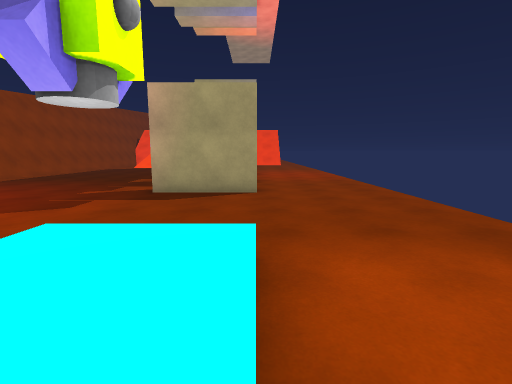
[1] (above)

20 first-person views from a walk through a Unity game level. The camera is 1.5 m above the floor, tilts 8° down and sees 85° across. The floor is counted in squares, 1 m on a side. Each view is taken from the middle of a square. On the plan, view 1 faces up. The plan holds only what a view shows up to about 14 squares ahead; the rest is blank. The place goes on beyond the plan.

[2]
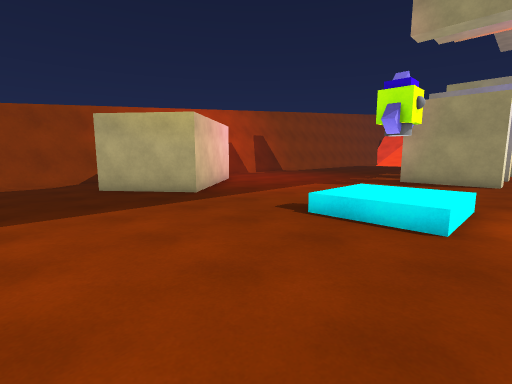

[3]
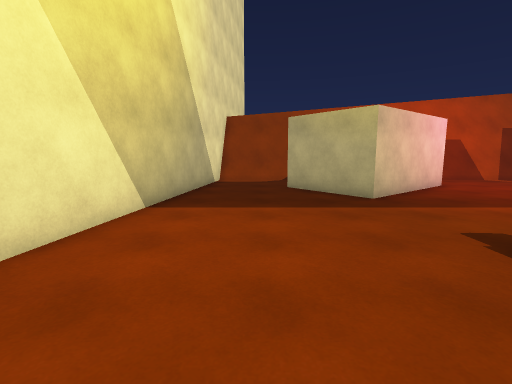

[4]
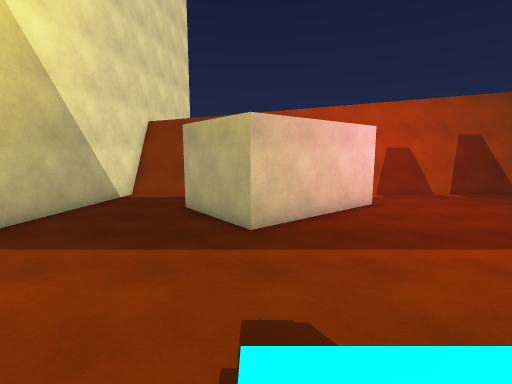

[5]
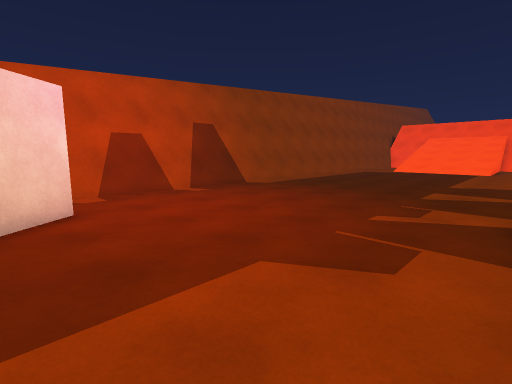

[6]
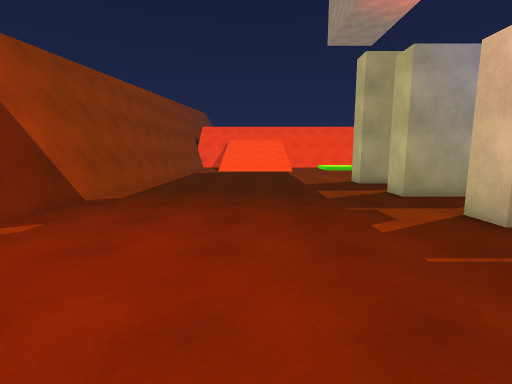

[7]
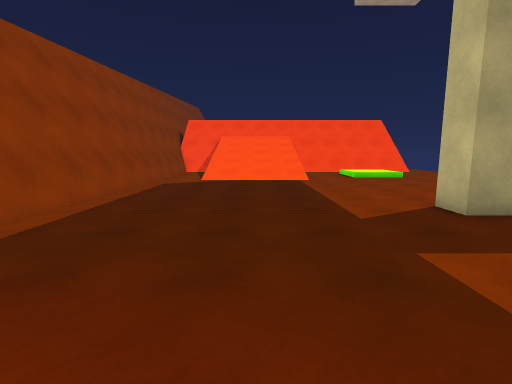

[8]
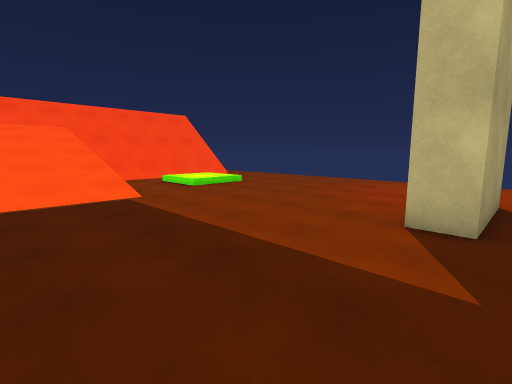

[9]
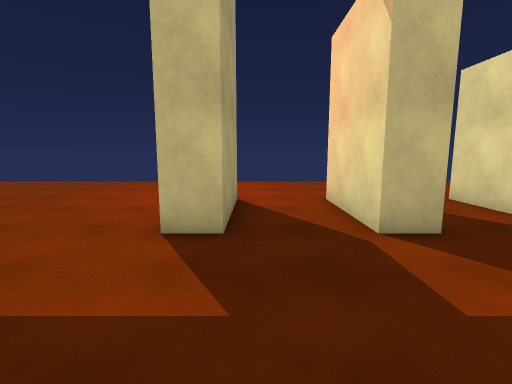

[10]
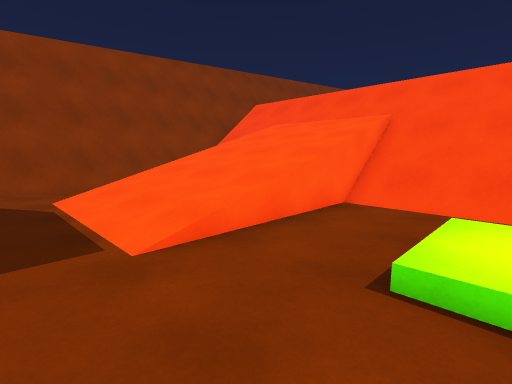

[11]
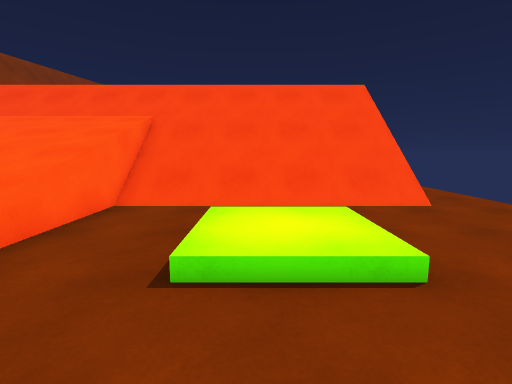

[12]
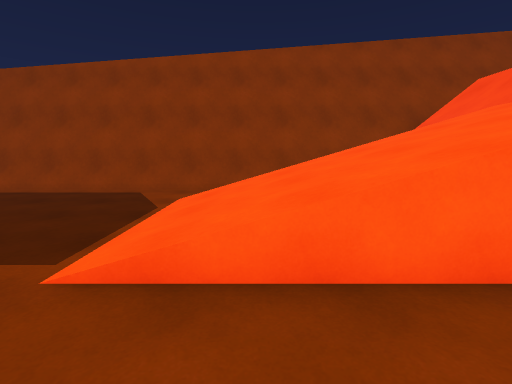

[13]
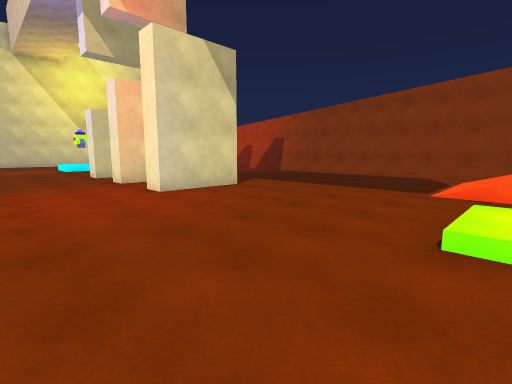

[14]
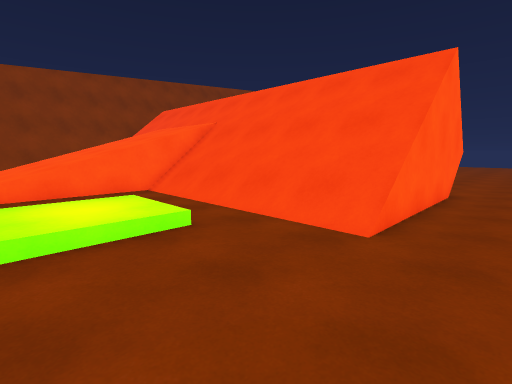

[15]
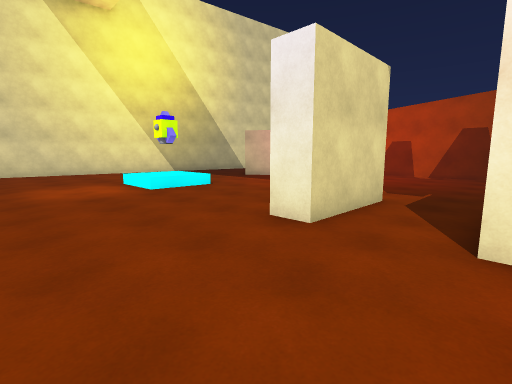

[16]
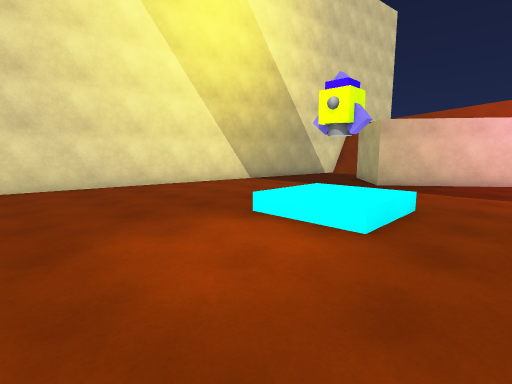

[17]
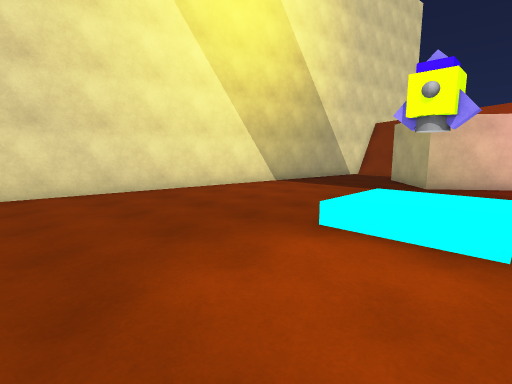

[18]
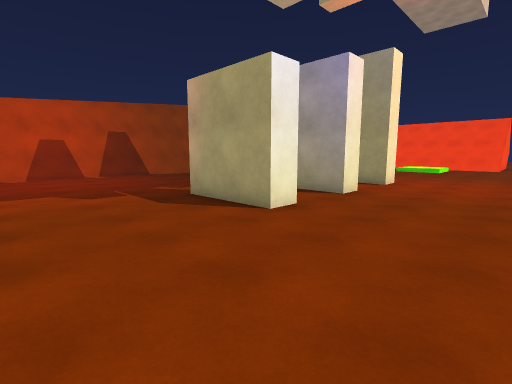

[19]
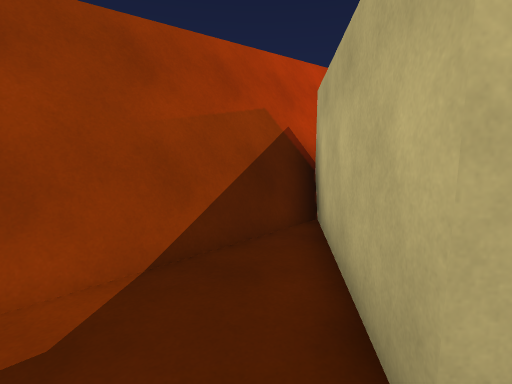

[20]
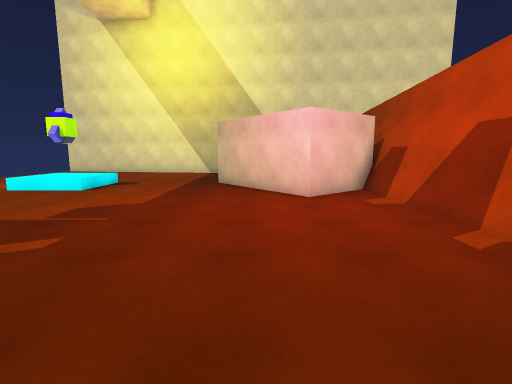

### Floor plan
Key: @ floor where view 1 was taken; # wall or solid block; . main floor; : floor 0.25 m higher than the main floor; / step, stairs or slope; = window, fence, low wall or low ledge; v drop or lower ground; R rocket.
Columns run from 17 left of view 1 to 5 right of it. Each row starts with its distance up from view 1.
 41 #                   #.
 40 #                   #..
 39 #v//////////////////v..
 38 #v///////////////////..
 37 ##///////////////////..
 36  #   //////=/////////..
 35  #   //////=/////////..
 34  ##  //////v/////////..
 33   #  //////v...........
 32   #  //////=..////.....
 31   #  //////=../::/.....
 30   #  //////=../::/.....
 29   #. //////=..////.....
 28   #..///////...........
 27   #....................
 26   #....................
 25   #....................
 24   #....................
 23   #....................
 22   #....................
 21   #....................
 20   #..........#####.....
 19   #..........#####.....
 18   #....................
 17   #....................
 16   #..........#####.....
 15   #..........#####.....
 14   #....................
 13   #....................
 12   #..........#####.....
 11   #..........#####.....
 10   #....................
  9   #....................
  8   #....................
  7   #....................
  6   #....................
  5   #.###................
  4   #####.......////.....
  3   ##  ##....../RR/.....
  2   ###  ##...../RR/.....
  1   #.## ##.....////.....
  0   #..####........@.....
 -1   #..###...............
 -2   #....................
 -3   #....................
 -4   #....................
 -5   ####.................
 -6      ########..........
 -7             #########..
 -8                     ###

Positions as (right, up) in squares from view 1, and headings:
1: (0, 0), facing up
2: (1, -5), facing up-left
3: (1, -3), facing left
4: (-1, 1), facing left
5: (-4, 4), facing up-left
6: (-9, 5), facing up
7: (-9, 12), facing up
8: (-10, 18), facing up-right
9: (-9, 18), facing right
10: (-2, 26), facing up-left
11: (-2, 26), facing up
12: (-3, 30), facing left
13: (5, 30), facing down-left
14: (5, 29), facing up-left
15: (5, 15), facing down-left
16: (5, 6), facing down-left
17: (5, 4), facing down-left
18: (5, 5), facing up-left
19: (-11, -3), facing up-left
20: (-10, 15), facing down
